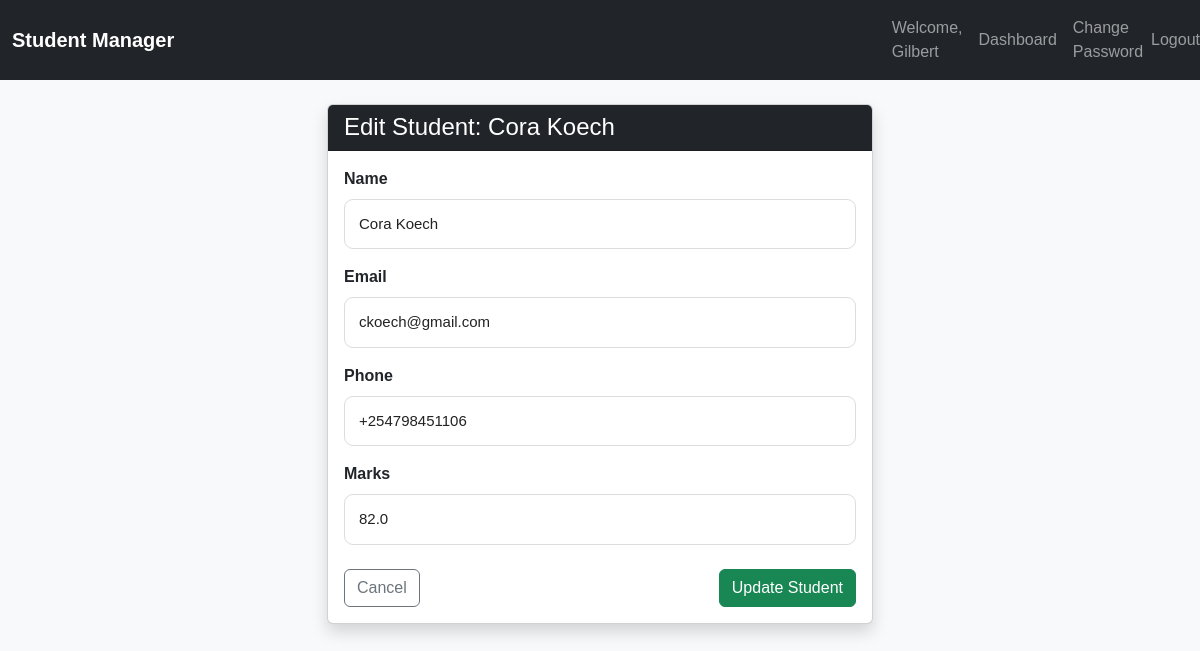
The page /students/6/edit/ (signed in) on the database its author committed.
### student_app/models.py (models this page shows, shortened)
class Student(models.Model):
    name = models.CharField(max_length=100)
    email = models.EmailField(unique=True)
    phone = models.CharField(max_length=20, blank=True, null=True)
    marks = models.FloatField()
    grade = models.CharField(max_length=10, blank=True)
    created_at = models.DateTimeField(auto_now_add=True)

### student_app/views.py (the view)
# urls.py: path('<int:pk>/edit/', views.student_edit, name='edit'),
@login_required
def student_edit(request, pk):
    student = get_object_or_404(Student, pk=pk)
    if request.method == 'POST':
        form = StudentForm(request.POST, instance=student)
        if form.is_valid():
            form.save()
            messages.success(request, f"Student '{student.name}' was successfully updated!")
            return redirect('student_app:detail', pk=student.pk)
    else:
        form = StudentForm(instance=student)
    return render(request, 'student_app/student_form.html', {
        'form': form,
        'student': student,
        'title': f'Edit Student: {student.name}',
        'button_text': 'Update Student'
    })

### student_app/forms.py (shortened to what this page needs)
class StudentForm(forms.ModelForm):
    class Meta:
        model = Student
        fields = ['name', 'email', 'phone', 'marks']
        widgets = {
            'name': forms.TextInput(attrs={'class': 'form-control', 'placeholder': 'e.g. John Doe'}),
            'email': forms.EmailInput(attrs={'class': 'form-control', 'placeholder': 'e.g. john@example.com'}),
            'phone': forms.TextInput(attrs={'class': 'form-control', 'placeholder': 'e.g. +254 700 000000'}),
            'marks': forms.NumberInput(attrs={'class': 'form-control', 'placeholder': '0 - 100', 'min': '0', 'max': '100'}),
        }

### templates/student_app/student_form.html (shortened to what this page needs)
{% extends 'base.html' %}
{% block content %}
<div class="row justify-content-center">
    <div class="col-md-6">
        <div class="card shadow">
            <div class="card-header bg-dark text-white">
                <h4 class="mb-0">{{ title }}</h4>
            </div>
            <div class="card-body">
                <form method="post" novalidate>
                    {% for field in form %}
                    <div class="mb-3">
                        <label for="{{ field.id_for_label }}" class="form-label fw-bold">{{ field.label }}</label>
                        {{ field }}
                    </div>
                    {% endfor %}
                    <div class="d-flex justify-content-between mt-4">
                        <a href="{% url 'student_app:list' %}" class="btn btn-outline-secondary">Cancel</a>
                        <button type="submit" class="btn btn-success">{{ button_text }}</button>
                    </div>
                </form>
            </div>
        </div>
    </div>
</div>
{% endblock %}

### templates/base.html (shortened to what this page needs)
{% load static %}
<!DOCTYPE html>
<html lang="en">
<head>
    <link href="https://cdn.jsdelivr.net/npm/bootstrap@5.3.0/dist/css/bootstrap.min.css" rel="stylesheet">
    <link rel="stylesheet" href="{% static 'css/style.css' %}">
</head>
<body class="bg-light">
    <nav class="navbar navbar-expand-lg navbar-dark bg-dark mb-4">
        <div class="container">
            <a class="navbar-brand fw-bold" href="{% url 'student_app:list' %}">Student Manager</a>
        </div>
        <div class="collapse navbar-collapse" id="navbarContent">
            <ul class="navbar-nav ms-auto align-items-center">
                {% if user.is_authenticated %}
                <li class="nav-item">
                    <span class="nav-link">Welcome, {{ user.username }}</span>
                </li>
                    <li class="nav-item">
                        <a class="nav-link" href="{% url 'student_app:list' %}">Dashboard</a>
                    </li>
                    <li class="nav-item">
                        <a class="nav-link" href="{%url 'password_change' %}">Change Password</a>
                    </li>
                    <li class="nav-item">
                        <form method="post" action="{%url 'logout' %}"class="d-inline">
                            <button type="submit" class="btn btn-link nav-link" style="display: inline; padding: 0; border: none; background: none;">Logout</button>
                        </form>
                {% endif %}
            </ul>
        </div>
    </nav>
    <div class="container">
        {% block content %}
        {% endblock %}
    </div>
</body>
</html>

### student_app/static/css/style.css (style rules this page uses)
* { box-sizing: border-box; }
body { margin: 0; font-family: Arial, Helvetica, sans-serif; }
.form-group input, .form-control { width: 100%; padding: 13px 14px; border: 1px solid #dddddd; border-radius: 9px; background: #ffffff; color: #222222; font-size: 15px; outline: none; transition: border-color 0.2s, box-shadow 0.2s; }

### rows shown on the page
Student: form "Cora Koech" "ckoech@gmail.com" "+254798451106" "82.0"

### other values the page prints
{{ user.username }} "Gilbert"
{{ title }} "Edit Student: Cora Koech"
{{ field.label }} "Name" "Email" "Phone" "Marks"
{{ button_text }} "Update Student"
